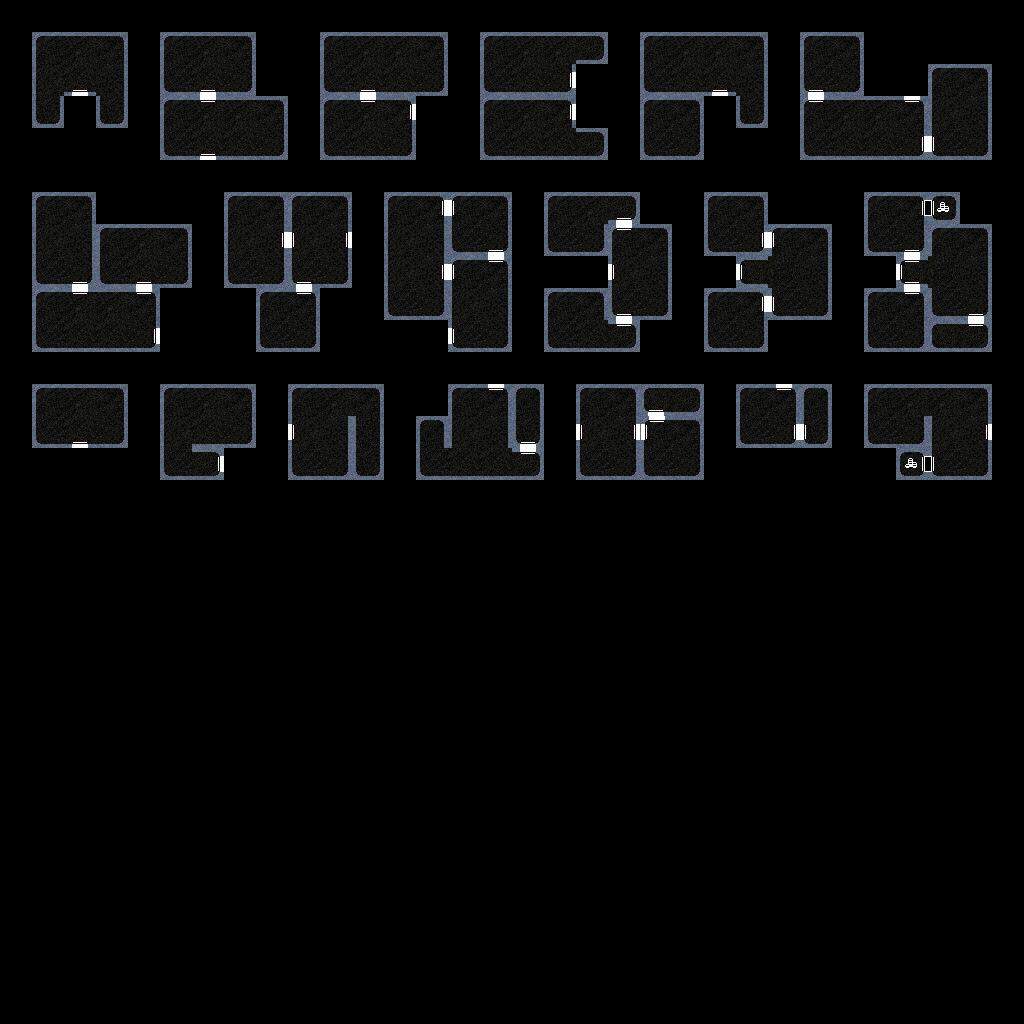

This is a level from a 2D game, rendered from its Tiled map with the project's own tilesets. A one-line summary and the complete map file follow:
An orthogonal 32x32 tile map with 32x32 px tiles, 3 tile layers (Root, Extra, Extended), 3 tilesets.

<map version="1.9" tiledversion="1.9.2" orientation="orthogonal" renderorder="right-down" width="32" height="32" tilewidth="32" tileheight="32" infinite="0" nextlayerid="4" nextobjectid="1">
 <properties>
  <property name="Coins" value="Treasure:small" />
  <property name="FeatureName" value="Houses-1" />
  <property name="FeatureType" value="FeatureMap" />
 </properties>
 <tileset firstgid="1" source="../rhysh-tilemap.tsx" />
 <tileset firstgid="257" source="../rhysh-extra.tsx" />
 <tileset firstgid="513" source="../rhysh-extended.tsx" />
 <layer id="1" name="Root" width="32" height="32" locked="1">
  <data encoding="csv">
0,0,0,0,0,0,0,0,0,0,0,0,0,0,0,0,0,0,0,0,0,0,0,0,0,0,0,0,0,0,0,0,
0,1,37,2,0,1,37,2,0,0,1,37,37,2,0,1,37,37,6,0,1,37,37,2,0,1,2,0,0,0,0,0,
0,21,20,36,0,17,20,18,0,0,17,20,20,18,0,17,20,18,0,0,17,20,20,36,0,17,18,0,0,1,2,0,
0,35,0,35,0,1,37,37,2,0,1,37,2,0,0,1,37,2,0,0,1,2,0,35,0,1,37,37,2,21,36,0,
0,0,0,0,0,17,20,20,18,0,17,20,18,0,0,17,20,20,6,0,17,18,0,0,0,17,20,20,18,17,18,0,
0,0,0,0,0,0,0,0,0,0,0,0,0,0,0,0,0,0,0,0,0,0,0,0,0,0,0,0,0,0,0,0,
0,1,2,0,0,0,0,1,2,1,2,0,1,2,1,2,0,1,37,6,0,0,1,2,0,0,0,1,2,7,0,0,
0,21,36,1,37,2,0,21,36,21,36,0,21,36,17,18,0,17,18,1,2,0,17,18,1,2,0,17,18,1,2,0,
0,17,18,17,20,18,0,17,18,17,18,0,21,36,1,2,0,0,0,21,36,0,0,4,33,36,0,0,4,33,36,0,
0,1,37,37,2,0,0,0,1,2,0,0,17,18,21,36,0,1,2,17,18,0,1,2,17,18,0,1,2,17,18,0,
0,17,20,20,18,0,0,0,17,18,0,0,0,0,17,18,0,17,20,6,0,0,17,18,0,0,0,17,18,4,6,0,
0,0,0,0,0,0,0,0,0,0,0,0,0,0,0,0,0,0,0,0,0,0,0,0,0,0,0,0,0,0,0,0,
0,1,37,2,0,1,37,2,0,1,37,2,0,0,1,2,3,0,1,2,4,6,0,1,2,3,0,1,37,37,2,0,
0,17,20,18,0,21,20,18,0,21,36,19,0,3,21,36,35,0,21,36,1,2,0,17,18,35,0,17,18,21,36,0,
0,0,0,0,0,17,6,0,0,17,18,35,0,17,20,20,6,0,17,18,17,18,0,0,0,0,0,0,7,17,18,0,
0,0,0,0,0,0,0,0,0,0,0,0,0,0,0,0,0,0,0,0,0,0,0,0,0,0,0,0,0,0,0,0,
0,0,0,0,0,0,0,0,0,0,0,0,0,0,0,0,0,0,0,0,0,0,0,0,0,0,0,0,0,0,0,0,
0,0,0,0,0,0,0,0,0,0,0,0,0,0,0,0,0,0,0,0,0,0,0,0,0,0,0,0,0,0,0,0,
0,0,0,0,0,0,0,0,0,0,0,0,0,0,0,0,0,0,0,0,0,0,0,0,0,0,0,0,0,0,0,0,
0,0,0,0,0,0,0,0,0,0,0,0,0,0,0,0,0,0,0,0,0,0,0,0,0,0,0,0,0,0,0,0,
0,0,0,0,0,0,0,0,0,0,0,0,0,0,0,0,0,0,0,0,0,0,0,0,0,0,0,0,0,0,0,0,
0,0,0,0,0,0,0,0,0,0,0,0,0,0,0,0,0,0,0,0,0,0,0,0,0,0,0,0,0,0,0,0,
0,0,0,0,0,0,0,0,0,0,0,0,0,0,0,0,0,0,0,0,0,0,0,0,0,0,0,0,0,0,0,0,
0,0,0,0,0,0,0,0,0,0,0,0,0,0,0,0,0,0,0,0,0,0,0,0,0,0,0,0,0,0,0,0,
0,0,0,0,0,0,0,0,0,0,0,0,0,0,0,0,0,0,0,0,0,0,0,0,0,0,0,0,0,0,0,0,
0,0,0,0,0,0,0,0,0,0,0,0,0,0,0,0,0,0,0,0,0,0,0,0,0,0,0,0,0,0,0,0,
0,0,0,0,0,0,0,0,0,0,0,0,0,0,0,0,0,0,0,0,0,0,0,0,0,0,0,0,0,0,0,0,
0,0,0,0,0,0,0,0,0,0,0,0,0,0,0,0,0,0,0,0,0,0,0,0,0,0,0,0,0,0,0,0,
0,0,0,0,0,0,0,0,0,0,0,0,0,0,0,0,0,0,0,0,0,0,0,0,0,0,0,0,0,0,0,0,
0,0,0,0,0,0,0,0,0,0,0,0,0,0,0,0,0,0,0,0,0,0,0,0,0,0,0,0,0,0,0,0,
0,0,0,0,0,0,0,0,0,0,0,0,0,0,0,0,0,0,0,0,0,0,0,0,0,0,0,0,0,0,0,0,
0,0,0,0,0,0,0,0,0,0,0,0,0,0,0,0,0,0,0,0,0,0,0,0,0,0,0,0,0,0,0,0
</data>
 </layer>
 <layer id="2" name="Extra" width="32" height="32" locked="1">
  <data encoding="csv">
0,0,0,0,0,0,0,0,0,0,0,0,0,0,0,0,0,0,0,0,0,0,0,0,0,0,0,0,0,0,0,0,
0,0,0,0,0,0,0,0,0,0,0,0,0,0,0,0,0,0,0,0,0,0,0,0,0,0,0,0,0,0,0,0,
0,0,340,0,0,0,340,0,0,0,0,340,0,0,0,0,0,339,0,0,0,0,340,0,0,340,0,0,0,0,0,0,
0,0,0,0,0,0,324,0,0,0,0,324,339,0,0,0,0,339,0,0,0,0,0,0,0,324,0,0,324,0,0,0,
0,0,0,0,0,0,340,0,0,0,0,0,0,0,0,0,0,0,0,0,0,0,0,0,0,0,0,0,339,323,0,0,
0,0,0,0,0,0,0,0,0,0,0,0,0,0,0,0,0,0,0,0,0,0,0,0,0,0,0,0,0,0,0,0,
0,0,0,0,0,0,0,0,0,0,0,0,0,339,323,0,0,0,0,340,0,0,0,0,0,0,0,0,305,289,0,0,
0,0,0,0,0,0,0,0,339,323,339,0,0,0,0,340,0,0,0,324,0,0,0,339,323,0,0,0,340,0,0,0,
0,0,340,0,340,0,0,0,0,340,0,0,0,339,323,324,0,0,0,323,0,0,0,323,0,0,0,0,328,0,0,0,
0,0,324,0,324,0,0,0,0,324,0,0,0,0,0,0,0,0,0,340,0,0,0,339,323,0,0,0,324,0,340,0,
0,0,0,0,339,0,0,0,0,0,0,0,0,0,323,0,0,0,0,324,0,0,0,0,0,0,0,0,0,0,324,0,
0,0,0,0,0,0,0,0,0,0,0,0,0,0,0,0,0,0,0,0,0,0,0,0,0,0,0,0,0,0,0,0,
0,0,0,0,0,0,0,0,0,0,0,0,0,0,0,324,0,0,0,0,340,0,0,0,324,0,0,0,0,0,0,0,
0,0,340,0,0,0,0,0,0,323,0,0,0,0,0,0,340,0,323,339,325,0,0,0,339,323,0,0,0,0,339,0,
0,0,0,0,0,0,339,0,0,0,0,0,0,0,0,0,324,0,0,0,0,0,0,0,0,0,0,0,305,289,0,0,
0,0,0,0,0,0,0,0,0,0,0,0,0,0,0,0,0,0,0,0,0,0,0,0,0,0,0,0,0,0,0,0,
0,0,0,0,0,0,0,0,0,0,0,0,0,0,0,0,0,0,0,0,0,0,0,0,0,0,0,0,0,0,0,0,
0,0,0,0,0,0,0,0,0,0,0,0,0,0,0,0,0,0,0,0,0,0,0,0,0,0,0,0,0,0,0,0,
0,0,0,0,0,0,0,0,0,0,0,0,0,0,0,0,0,0,0,0,0,0,0,0,0,0,0,0,0,0,0,0,
0,0,0,0,0,0,0,0,0,0,0,0,0,0,0,0,0,0,0,0,0,0,0,0,0,0,0,0,0,0,0,0,
0,0,0,0,0,0,0,0,0,0,0,0,0,0,0,0,0,0,0,0,0,0,0,0,0,0,0,0,0,0,0,0,
0,0,0,0,0,0,0,0,0,0,0,0,0,0,0,0,0,0,0,0,0,0,0,0,0,0,0,0,0,0,0,0,
0,0,0,0,0,0,0,0,0,0,0,0,0,0,0,0,0,0,0,0,0,0,0,0,0,0,0,0,0,0,0,0,
0,0,0,0,0,0,0,0,0,0,0,0,0,0,0,0,0,0,0,0,0,0,0,0,0,0,0,0,0,0,0,0,
0,0,0,0,0,0,0,0,0,0,0,0,0,0,0,0,0,0,0,0,0,0,0,0,0,0,0,0,0,0,0,0,
0,0,0,0,0,0,0,0,0,0,0,0,0,0,0,0,0,0,0,0,0,0,0,0,0,0,0,0,0,0,0,0,
0,0,0,0,0,0,0,0,0,0,0,0,0,0,0,0,0,0,0,0,0,0,0,0,0,0,0,0,0,0,0,0,
0,0,0,0,0,0,0,0,0,0,0,0,0,0,0,0,0,0,0,0,0,0,0,0,0,0,0,0,0,0,0,0,
0,0,0,0,0,0,0,0,0,0,0,0,0,0,0,0,0,0,0,0,0,0,0,0,0,0,0,0,0,0,0,0,
0,0,0,0,0,0,0,0,0,0,0,0,0,0,0,0,0,0,0,0,0,0,0,0,0,0,0,0,0,0,0,0,
0,0,0,0,0,0,0,0,0,0,0,0,0,0,0,0,0,0,0,0,0,0,0,0,0,0,0,0,0,0,0,0,
0,0,0,0,0,0,0,0,0,0,0,0,0,0,0,0,0,0,0,0,0,0,0,0,0,0,0,0,0,0,0,0
</data>
 </layer>
 <layer id="3" name="Extended" width="32" height="32" locked="1">
  <data encoding="csv">
0,0,0,0,0,0,0,0,0,0,0,0,0,0,0,0,0,0,0,0,0,0,0,0,0,0,0,0,0,0,0,0,
0,0,0,0,0,0,0,0,0,0,0,0,0,0,0,0,0,0,0,0,0,0,0,0,0,0,0,0,0,0,0,0,
0,0,0,0,0,0,0,0,0,0,0,0,0,0,0,0,0,0,0,0,0,0,0,0,0,0,0,0,0,0,0,0,
0,0,0,0,0,0,0,0,0,0,0,0,0,0,0,0,0,0,0,0,0,0,0,0,0,0,0,0,0,0,0,0,
0,0,0,0,0,0,0,0,0,0,0,0,0,0,0,0,0,0,0,0,0,0,0,0,0,0,0,0,0,0,0,0,
0,0,0,0,0,0,0,0,0,0,0,0,0,0,0,0,0,0,0,0,0,0,0,0,0,0,0,0,0,0,0,0,
0,0,0,0,0,0,0,0,0,0,0,0,0,0,0,0,0,0,0,0,0,0,0,0,0,0,0,0,0,746,0,0,
0,0,0,0,0,0,0,0,0,0,0,0,0,0,0,0,0,0,0,0,0,0,0,0,0,0,0,0,0,0,0,0,
0,0,0,0,0,0,0,0,0,0,0,0,0,0,0,0,0,0,0,0,0,0,0,0,0,0,0,0,0,0,0,0,
0,0,0,0,0,0,0,0,0,0,0,0,0,0,0,0,0,0,0,0,0,0,0,0,0,0,0,0,0,0,0,0,
0,0,0,0,0,0,0,0,0,0,0,0,0,0,0,0,0,0,0,0,0,0,0,0,0,0,0,0,0,0,0,0,
0,0,0,0,0,0,0,0,0,0,0,0,0,0,0,0,0,0,0,0,0,0,0,0,0,0,0,0,0,0,0,0,
0,0,0,0,0,0,0,0,0,0,0,0,0,0,0,0,0,0,0,0,0,0,0,0,0,0,0,0,0,0,0,0,
0,0,0,0,0,0,0,0,0,0,0,0,0,0,0,0,0,0,0,0,0,0,0,0,0,0,0,0,0,0,0,0,
0,0,0,0,0,0,0,0,0,0,0,0,0,0,0,0,0,0,0,0,0,0,0,0,0,0,0,0,746,0,0,0,
0,0,0,0,0,0,0,0,0,0,0,0,0,0,0,0,0,0,0,0,0,0,0,0,0,0,0,0,0,0,0,0,
0,0,0,0,0,0,0,0,0,0,0,0,0,0,0,0,0,0,0,0,0,0,0,0,0,0,0,0,0,0,0,0,
0,0,0,0,0,0,0,0,0,0,0,0,0,0,0,0,0,0,0,0,0,0,0,0,0,0,0,0,0,0,0,0,
0,0,0,0,0,0,0,0,0,0,0,0,0,0,0,0,0,0,0,0,0,0,0,0,0,0,0,0,0,0,0,0,
0,0,0,0,0,0,0,0,0,0,0,0,0,0,0,0,0,0,0,0,0,0,0,0,0,0,0,0,0,0,0,0,
0,0,0,0,0,0,0,0,0,0,0,0,0,0,0,0,0,0,0,0,0,0,0,0,0,0,0,0,0,0,0,0,
0,0,0,0,0,0,0,0,0,0,0,0,0,0,0,0,0,0,0,0,0,0,0,0,0,0,0,0,0,0,0,0,
0,0,0,0,0,0,0,0,0,0,0,0,0,0,0,0,0,0,0,0,0,0,0,0,0,0,0,0,0,0,0,0,
0,0,0,0,0,0,0,0,0,0,0,0,0,0,0,0,0,0,0,0,0,0,0,0,0,0,0,0,0,0,0,0,
0,0,0,0,0,0,0,0,0,0,0,0,0,0,0,0,0,0,0,0,0,0,0,0,0,0,0,0,0,0,0,0,
0,0,0,0,0,0,0,0,0,0,0,0,0,0,0,0,0,0,0,0,0,0,0,0,0,0,0,0,0,0,0,0,
0,0,0,0,0,0,0,0,0,0,0,0,0,0,0,0,0,0,0,0,0,0,0,0,0,0,0,0,0,0,0,0,
0,0,0,0,0,0,0,0,0,0,0,0,0,0,0,0,0,0,0,0,0,0,0,0,0,0,0,0,0,0,0,0,
0,0,0,0,0,0,0,0,0,0,0,0,0,0,0,0,0,0,0,0,0,0,0,0,0,0,0,0,0,0,0,0,
0,0,0,0,0,0,0,0,0,0,0,0,0,0,0,0,0,0,0,0,0,0,0,0,0,0,0,0,0,0,0,0,
0,0,0,0,0,0,0,0,0,0,0,0,0,0,0,0,0,0,0,0,0,0,0,0,0,0,0,0,0,0,0,0,
0,0,0,0,0,0,0,0,0,0,0,0,0,0,0,0,0,0,0,0,0,0,0,0,0,0,0,0,0,0,0,0
</data>
 </layer>
</map>
